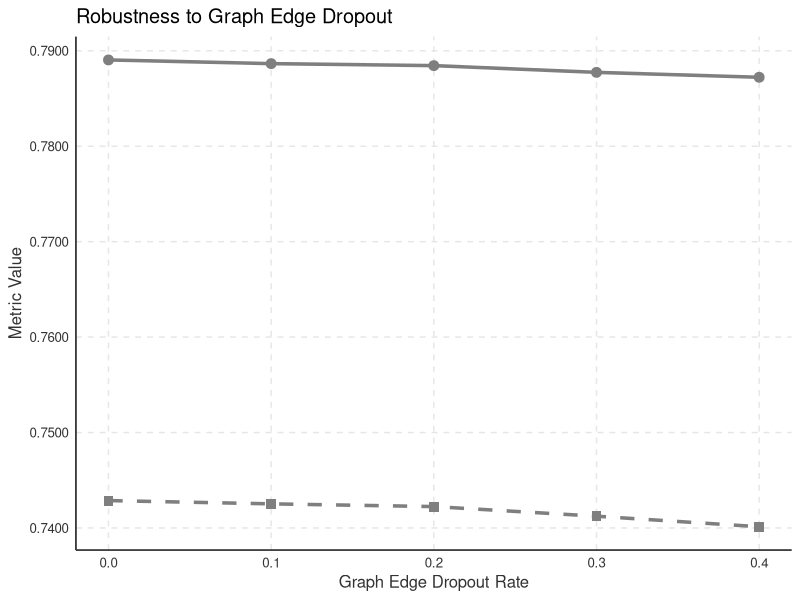
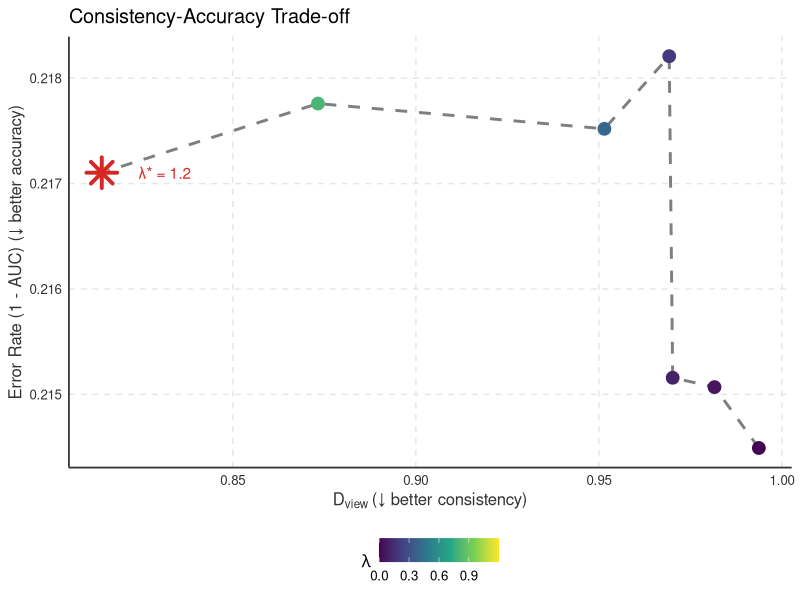
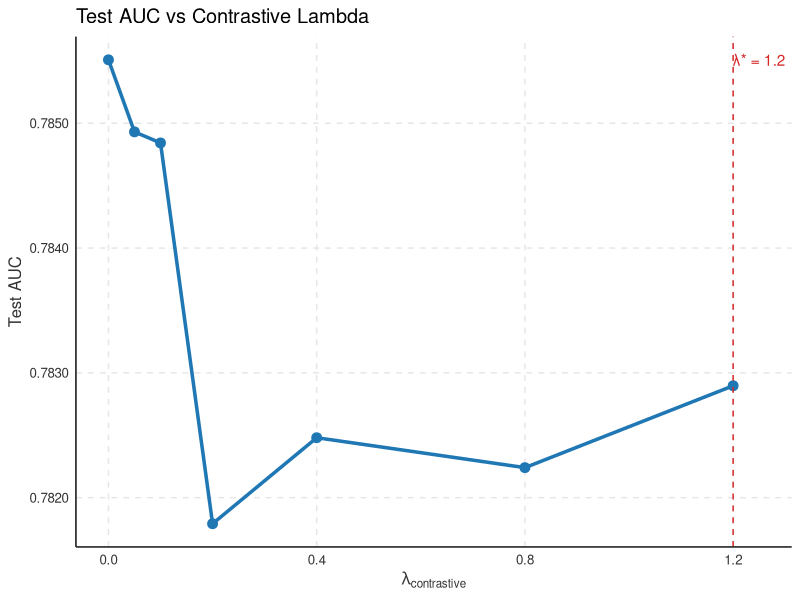
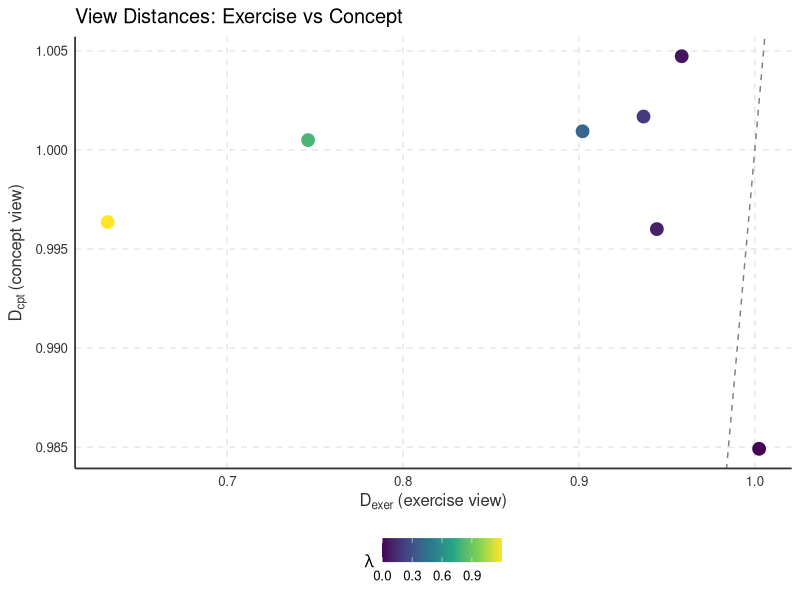

Write R code to recreate these figures, in order.
#!/usr/bin/env Rscript
# Experiment 2: Gating Consistency Plots (R version)
# Generate all plots for exp_m2_out/assist_09

library(ggplot2)
library(dplyr)
library(scales)

# Set working directory
setwd("/home/zsh/xph_image/exp_m2_out/assist_09")

# Publication-quality theme
theme_pub <- theme_minimal(base_size = 12) +
  theme(
    text = element_text(family = "sans"),
    plot.background = element_rect(fill = "white", color = NA),
    panel.background = element_rect(fill = "white", color = NA),
    panel.grid.major = element_line(color = "#E6E6E6", linetype = "dashed", linewidth = 0.5),
    panel.grid.minor = element_blank(),
    axis.line = element_line(color = "#333333", linewidth = 0.6),
    axis.text = element_text(color = "#333333"),
    axis.title = element_text(color = "#333333"),
    legend.position = "bottom",
    legend.background = element_rect(fill = "white", color = NA)
  )

# Color palette
colors <- c(
  blue = "#1f77b4",
  orange = "#ff7f0e",
  green = "#2ca02c",
  red = "#d62728",
  purple = "#9467bd",
  gray = "#7f7f7f"
)

# ============================================================
# Plot 1: Robust Curve (AUC + Accuracy vs Dropout Rate)
# ============================================================
cat("Generating robust_curve.png...\n")
robust <- read.csv("robust_curve.csv")

p1 <- ggplot(robust, aes(x = drop_rate)) +
  geom_line(aes(y = auc, color = "AUC"), size = 1.2) +
  geom_point(aes(y = auc, color = "AUC"), size = 3) +
  geom_line(aes(y = accuracy, color = "Accuracy"), size = 1.2, linetype = "dashed") +
  geom_point(aes(y = accuracy, color = "Accuracy"), size = 3, shape = 15) +
  scale_color_manual(values = c("AUC" = colors["blue"], "Accuracy" = colors["orange"])) +
  labs(
    title = "Robustness to Graph Edge Dropout",
    x = "Graph Edge Dropout Rate",
    y = "Metric Value",
    color = "Metric"
  ) +
  scale_y_continuous(labels = label_number(accuracy = 0.0001)) +
  theme_pub

ggsave("R_robust_curve.png", p1, width = 7, height = 5, dpi = 300)

# ============================================================
# Plot 2: Pareto Trade-off (D_view vs Error)
# ============================================================
cat("Generating pareto_tradeoff.png...\n")
pareto <- read.csv("pareto.csv")
pareto$error <- 1 - pareto$test_auc

# Find lambda star (minimum normalized score)
normalize01 <- function(x) { (x - min(x)) / (max(x) - min(x) + 1e-12) }
pareto$score <- normalize01(pareto$D_view_mean) + normalize01(pareto$error)
lambda_star <- pareto$lambda_contrastive[which.min(pareto$score)]

p2 <- ggplot(pareto, aes(x = D_view_mean, y = error)) +
  geom_path(color = colors["gray"], linetype = "dashed", size = 1) +
  geom_point(aes(color = lambda_contrastive), size = 4) +
  scale_color_viridis_c(option = "viridis", name = expression(lambda)) +
  geom_point(
    data = pareto %>% filter(lambda_contrastive == lambda_star),
    aes(x = D_view_mean, y = error),
    shape = 8, size = 6, color = colors["red"], stroke = 2
  ) +
  labs(
    title = "Consistency-Accuracy Trade-off",
    x = expression(D[view] ~ "(↓ better consistency)"),
    y = "Error Rate (1 - AUC) (↓ better accuracy)"
  ) +
  annotate("text", x = pareto$D_view_mean[which.min(pareto$score)] + 0.01,
           y = pareto$error[which.min(pareto$score)],
           label = paste0("λ* = ", round(lambda_star, 3)), hjust = 0, color = colors["red"]) +
  theme_pub

ggsave("R_pareto_tradeoff.png", p2, width = 8, height = 6, dpi = 300)

# ============================================================
# Plot 3: Lambda vs AUC
# ============================================================
cat("Generating lambda_auc.png...\n")
p3 <- ggplot(pareto, aes(x = lambda_contrastive, y = test_auc)) +
  geom_line(color = colors["blue"], size = 1.2) +
  geom_point(color = colors["blue"], size = 3) +
  geom_vline(xintercept = lambda_star, linetype = "dashed", color = colors["red"]) +
  labs(
    title = "Test AUC vs Contrastive Lambda",
    x = expression(lambda[contrastive]),
    y = "Test AUC"
  ) +
  scale_y_continuous(labels = label_number(accuracy = 0.0001)) +
  annotate("text", x = lambda_star + 0.05, y = max(pareto$test_auc),
           label = paste0("λ* = ", round(lambda_star, 3)), color = colors["red"]) +
  theme_pub

ggsave("R_lambda_auc.png", p3, width = 7, height = 5, dpi = 300)

# ============================================================
# Plot 4: D_exer vs D_cpt (if columns exist)
# ============================================================
if ("D_exer" %in% colnames(pareto) && "D_cpt" %in% colnames(pareto)) {
  cat("Generating d_exer_vs_d_cpt.png...\n")
  p4 <- ggplot(pareto, aes(x = D_exer, y = D_cpt, color = lambda_contrastive)) +
    geom_point(size = 4) +
    geom_abline(slope = 1, intercept = 0, linetype = "dashed", color = colors["gray"]) +
    scale_color_viridis_c(option = "viridis", name = expression(lambda)) +
    labs(
      title = "View Distances: Exercise vs Concept",
      x = expression(D[exer] ~ "(exercise view)"),
      y = expression(D[cpt] ~ "(concept view)")
    ) +
    theme_pub
  
  ggsave("R_d_exer_vs_d_cpt.png", p4, width = 7, height = 6, dpi = 300)
}

cat("All Experiment 2 plots generated!\n")
